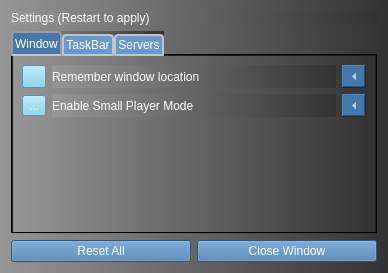
<?xml version="1.0" encoding="UTF-8"?>
<ui version="4.0">
 <class>Settings</class>
 <widget class="QWidget" name="Settings">
  <property name="geometry">
   <rect>
    <x>0</x>
    <y>0</y>
    <width>388</width>
    <height>273</height>
   </rect>
  </property>
  <property name="windowTitle">
   <string>Settings</string>
  </property>
  <property name="windowIcon">
   <iconset resource="Files.qrc">
    <normaloff>:/PadImg</normaloff>:/PadImg</iconset>
  </property>
  <property name="styleSheet">
   <string notr="true">QWidget {
	background-color: qlineargradient(spread:pad, x1:0, y1:0, x2:1, y2:0, stop:0 rgba(150, 150, 150, 255), stop:1 rgba(50, 50, 50, 255));
	font: 666 14pt &quot;Cantarell&quot;;
    color:#FFFFFF;
}

QPushButton, #resetRememberLocation, #resetSmallplayer, #resetEnableTaskbar, 
  #resetShowSong, #resetStartInTaskbar, #resetStream, #resetMetaData {
	background-color:#47A;
}
QToolButton {
	background-color: #78cceb;
}
QTabBar::tab {
	background-color: #69C;
}
QTabBar::tab {
	border: 2px solid #C4C4C3;
	border-bottom-color: #C2C7CB; 
	border-top-left-radius: 4px;
	border-top-right-radius: 4px;
	min-width: 8ex;
	padding: 2px;
}
QTabBar::tab:selected, QTabBar::tab:hover {
	background-color:#47A;
}

QTabBar::tab:selected {
    border-color: #9B9B9B;
    border-bottom-color: #C2C7CB; 
}

QTabBar::tab:!selected {
    margin-top: 3px;
}</string>
  </property>
  <layout class="QVBoxLayout" name="verticalLayout">
   <item>
    <widget class="QLabel" name="noteSettings">
     <property name="styleSheet">
      <string notr="true"/>
     </property>
     <property name="text">
      <string>Settings (Restart to apply)</string>
     </property>
    </widget>
   </item>
   <item>
    <widget class="QTabWidget" name="tabWidget">
     <property name="currentIndex">
      <number>0</number>
     </property>
     <widget class="QWidget" name="window">
      <attribute name="title">
       <string>Window</string>
      </attribute>
      <layout class="QVBoxLayout" name="verticalLayout_4">
       <item>
        <layout class="QHBoxLayout" name="RememberLocationLayout">
         <item>
          <widget class="QToolButton" name="checkRememberLocation">
           <property name="text">
            <string/>
           </property>
           <property name="icon">
            <iconset>
             <selectedoff>:/CheckUnchecked</selectedoff>
             <selectedon>:/CheckChecked</selectedon>
            </iconset>
           </property>
           <property name="checkable">
            <bool>true</bool>
           </property>
          </widget>
         </item>
         <item>
          <widget class="QLabel" name="noteRememberLocation">
           <property name="text">
            <string>Remember window location</string>
           </property>
          </widget>
         </item>
         <item>
          <widget class="QToolButton" name="resetRememberLocation">
           <property name="text">
            <string>&lt;-</string>
           </property>
           <property name="arrowType">
            <enum>Qt::LeftArrow</enum>
           </property>
          </widget>
         </item>
        </layout>
       </item>
       <item>
        <layout class="QHBoxLayout" name="smallPlayerLayout">
         <property name="bottomMargin">
          <number>0</number>
         </property>
         <item>
          <widget class="QToolButton" name="checkSmallPlayer">
           <property name="text">
            <string>...</string>
           </property>
           <property name="icon">
            <iconset>
             <selectedoff>:/CheckUnchecked</selectedoff>
             <selectedon>:/CheckChecked</selectedon>
            </iconset>
           </property>
           <property name="checkable">
            <bool>true</bool>
           </property>
          </widget>
         </item>
         <item>
          <widget class="QLabel" name="noteSmallPlayer">
           <property name="text">
            <string>Enable Small Player Mode</string>
           </property>
          </widget>
         </item>
         <item>
          <widget class="QToolButton" name="resetSmallplayer">
           <property name="text">
            <string/>
           </property>
           <property name="checkable">
            <bool>false</bool>
           </property>
           <property name="arrowType">
            <enum>Qt::LeftArrow</enum>
           </property>
          </widget>
         </item>
        </layout>
       </item>
       <item>
        <spacer name="verticalSpacerWindow">
         <property name="orientation">
          <enum>Qt::Vertical</enum>
         </property>
         <property name="sizeHint" stdset="0">
          <size>
           <width>20</width>
           <height>40</height>
          </size>
         </property>
        </spacer>
       </item>
      </layout>
     </widget>
     <widget class="QWidget" name="taskBar">
      <attribute name="title">
       <string>TaskBar</string>
      </attribute>
      <layout class="QVBoxLayout" name="verticalLayout_3">
       <item>
        <layout class="QHBoxLayout" name="enableTaskbarLayout">
         <item>
          <widget class="QToolButton" name="checkEnableTaskbar">
           <property name="text">
            <string>...</string>
           </property>
           <property name="icon">
            <iconset>
             <selectedoff>:/CheckUnchecked</selectedoff>
             <selectedon>:/CheckChecked</selectedon>
            </iconset>
           </property>
           <property name="checkable">
            <bool>true</bool>
           </property>
           <property name="arrowType">
            <enum>Qt::NoArrow</enum>
           </property>
          </widget>
         </item>
         <item>
          <widget class="QLabel" name="noteEnableTaskbar">
           <property name="text">
            <string>Enable Taskbar icon</string>
           </property>
          </widget>
         </item>
         <item>
          <widget class="QToolButton" name="resetEnableTaskbar">
           <property name="text">
            <string/>
           </property>
           <property name="arrowType">
            <enum>Qt::LeftArrow</enum>
           </property>
          </widget>
         </item>
        </layout>
       </item>
       <item>
        <layout class="QHBoxLayout" name="showSongLayout">
         <item>
          <widget class="QToolButton" name="checkShowSong">
           <property name="text">
            <string>...</string>
           </property>
           <property name="icon">
            <iconset>
             <selectedoff>:/CheckUnchecked</selectedoff>
             <selectedon>:/CheckChecked</selectedon>
            </iconset>
           </property>
           <property name="checkable">
            <bool>true</bool>
           </property>
          </widget>
         </item>
         <item>
          <widget class="QLabel" name="noteShowSong">
           <property name="text">
            <string>Show song info in taskbar</string>
           </property>
          </widget>
         </item>
         <item>
          <widget class="QToolButton" name="resetShowSong">
           <property name="text">
            <string/>
           </property>
           <property name="arrowType">
            <enum>Qt::LeftArrow</enum>
           </property>
          </widget>
         </item>
        </layout>
       </item>
       <item>
        <layout class="QHBoxLayout" name="startInTaskbarLayout">
         <item>
          <widget class="QToolButton" name="checkStartInTaskbar">
           <property name="text">
            <string>...</string>
           </property>
           <property name="icon">
            <iconset>
             <selectedoff>:/CheckUnchecked</selectedoff>
             <selectedon>:/CheckChecked</selectedon>
            </iconset>
           </property>
           <property name="checkable">
            <bool>true</bool>
           </property>
          </widget>
         </item>
         <item>
          <widget class="QLabel" name="noteStartInTaskbar">
           <property name="text">
            <string>Start PadRadio in taskbar</string>
           </property>
          </widget>
         </item>
         <item>
          <widget class="QToolButton" name="resetStartInTaskbar">
           <property name="text">
            <string/>
           </property>
           <property name="arrowType">
            <enum>Qt::LeftArrow</enum>
           </property>
          </widget>
         </item>
        </layout>
       </item>
       <item>
        <spacer name="verticalSpacerTaskbar">
         <property name="orientation">
          <enum>Qt::Vertical</enum>
         </property>
         <property name="sizeHint" stdset="0">
          <size>
           <width>20</width>
           <height>40</height>
          </size>
         </property>
        </spacer>
       </item>
      </layout>
     </widget>
     <widget class="QWidget" name="servers">
      <attribute name="title">
       <string>Servers</string>
      </attribute>
      <layout class="QVBoxLayout" name="verticalLayout_2">
       <item>
        <layout class="QHBoxLayout" name="streamLayout">
         <item>
          <widget class="QLabel" name="noteStream">
           <property name="text">
            <string>Stream URL: </string>
           </property>
          </widget>
         </item>
         <item>
          <widget class="QLineEdit" name="editStream"/>
         </item>
         <item>
          <widget class="QToolButton" name="resetStream">
           <property name="text">
            <string/>
           </property>
           <property name="autoRepeatDelay">
            <number>300</number>
           </property>
           <property name="arrowType">
            <enum>Qt::LeftArrow</enum>
           </property>
          </widget>
         </item>
        </layout>
       </item>
       <item>
        <layout class="QHBoxLayout" name="MetaDataLayout">
         <item>
          <widget class="QLabel" name="noteMetaData">
           <property name="text">
            <string>MetaData URL: </string>
           </property>
          </widget>
         </item>
         <item>
          <widget class="QLineEdit" name="editMetaData"/>
         </item>
         <item>
          <widget class="QToolButton" name="resetMetaData">
           <property name="text">
            <string/>
           </property>
           <property name="autoRepeatDelay">
            <number>300</number>
           </property>
           <property name="arrowType">
            <enum>Qt::LeftArrow</enum>
           </property>
          </widget>
         </item>
        </layout>
       </item>
       <item>
        <spacer name="verticalSpacerServer">
         <property name="orientation">
          <enum>Qt::Vertical</enum>
         </property>
         <property name="sizeHint" stdset="0">
          <size>
           <width>20</width>
           <height>40</height>
          </size>
         </property>
        </spacer>
       </item>
      </layout>
     </widget>
    </widget>
   </item>
   <item>
    <layout class="QHBoxLayout" name="horizontalLayout">
     <item>
      <widget class="QPushButton" name="resetAllButton">
       <property name="text">
        <string>Reset All</string>
       </property>
      </widget>
     </item>
     <item>
      <widget class="QPushButton" name="closeButton">
       <property name="text">
        <string>Close Window</string>
       </property>
      </widget>
     </item>
    </layout>
   </item>
  </layout>
 </widget>
 <resources>
  <include location="Files.qrc"/>
 </resources>
 <connections/>
</ui>
